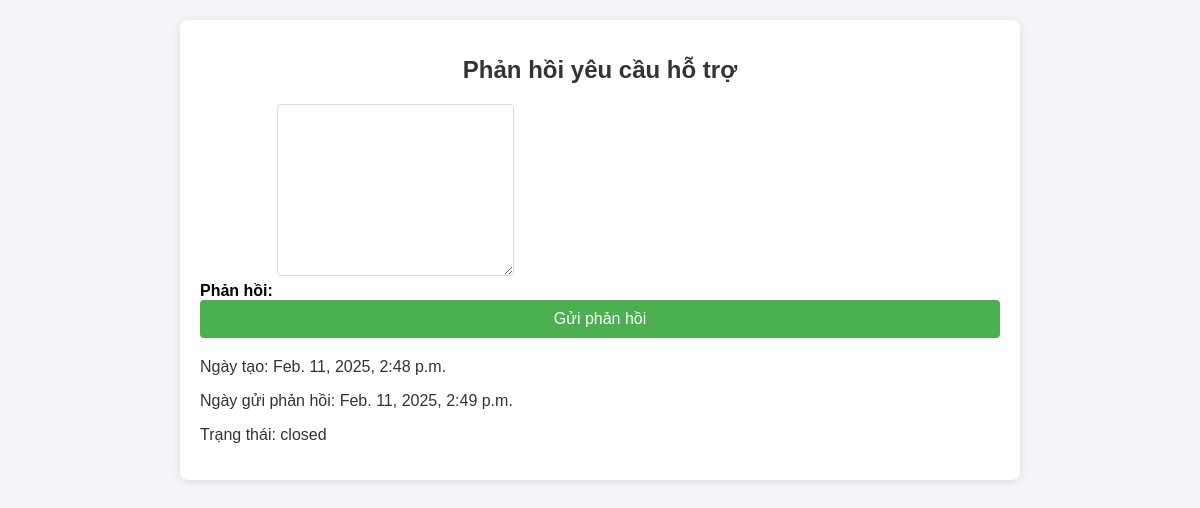
Page /respond/2/ on the committed database.
### app/models.py (models this page shows, shortened)
class SupportRequest(models.Model):
    email = models.EmailField(max_length=120)
    user = models.CharField(max_length=80)
    topic = models.CharField(max_length=120)
    request_title = models.CharField(max_length=200)
    request_content = models.TextField()
    attachment = models.FileField(upload_to='uploads/', null=True, blank=True)
    response = models.TextField(null=True, blank=True)
    created_at = models.DateTimeField(auto_now_add=True)  # Thêm trường created_at
    response_date = models.DateTimeField(null=True, blank=True)  # Thêm trường response_date
    STATUS_CHOICES = [
        ('open', 'Open'),
        ('closed', 'Closed'),
    ]
    status = models.CharField(max_length=10, choices=STATUS_CHOICES, default='open')  # Thêm trường status

### app/views.py (the view, shortened to what this page needs)
# urls.py: path('respond/<int:request_id>/', views.respond, name='respond'),
def respond(request, request_id):
    support_request = get_object_or_404(SupportRequest, id=request_id)
    return render(request, 'app/respond.html', {'support_request': support_request})

### app/templates/app/respond.html (shortened to what this page needs)
<!DOCTYPE html>
<html lang="en">
  <head>
  </head>
  <body>
    <div class="container">
      <h1>Phản hồi yêu cầu hỗ trợ</h1>
      <form action="{% url 'respond' support_request.id %}" method="POST">
        <div>
          <label for="response">Phản hồi:</label>
          <textarea
            id="response"
            name="response"
            class="rich-text-editor"
            required
          ></textarea>
        </div>
        <button type="submit">Gửi phản hồi</button>
      </form>
      <div class="date-info">
        <p>Ngày tạo: {{ support_request.created_at }}</p>
        <p>Ngày gửi phản hồi: {{ support_request.response_date }}</p>
        <p>Trạng thái: {{ support_request.status }}</p>
      </div>
    </div>
  </body>
</html>

### app/templates/app/respond.html (style rules this page uses)
body { font-family: Arial, sans-serif; background-color: #f4f4f9; margin: 0; padding: 0; }
.container { max-width: 800px; margin: 20px auto; padding: 20px; background-color: #fff; border-radius: 8px; box-shadow: 0 2px 10px rgba(0, 0, 0, 0.1); }
h1 { text-align: center; margin-bottom: 20px; font-size: 24px; color: #333; }
form { display: flex; flex-direction: column; }
label { margin-bottom: 10px; font-weight: bold; }
.rich-text-editor { padding: 10px; border: 1px solid #ddd; border-radius: 4px; margin-bottom: 20px; font-size: 16px; height: 150px; overflow-y: auto; }
button { padding: 10px 20px; background-color: #4caf50; color: white; border: none; border-radius: 4px; cursor: pointer; font-size: 16px; }
p { font-size: 16px; color: #333; }
.date-info { margin-top: 20px; font-size: 14px; color: #555; }

### rows in the picture
SupportRequest: created_at "Feb. 11, 2025, 2:48 p.m.", response_date "Feb. 11, 2025, 2:49 p.m.", status "closed"
